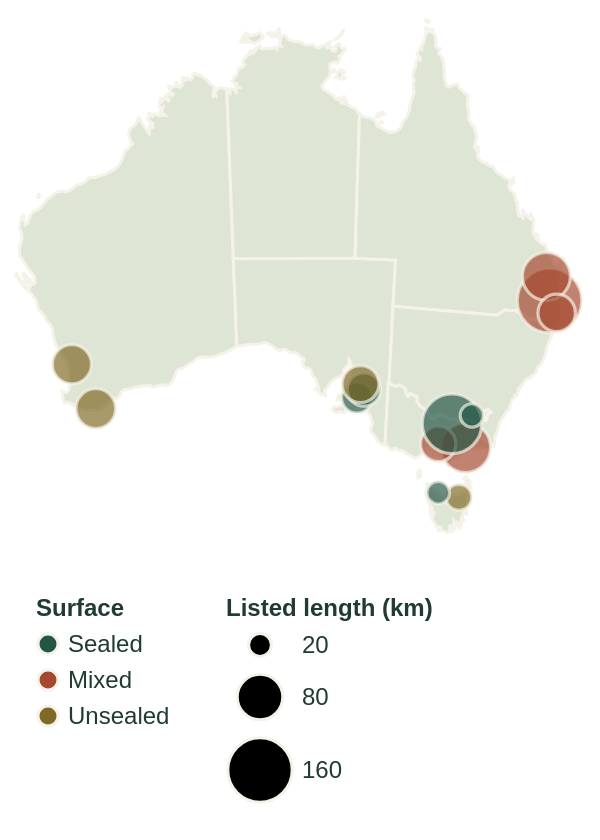

Write a Vega-Lite specification for this figure.
### Vega-Lite specification from a JSON file in a GitHub repository (floating-point values rounded to 4 significant figures; data arrays with more than 128 entries replaced by an {"elided": "..."} marker saying what was removed)
{"$schema": "https://vega.github.io/schema/vega-lite/v5.json", "width": "container", "autosize": {"type": "fit", "contains": "padding", "resize": true}, "config": {"background": "transparent", "font": "Arial", "view": {"stroke": null}, "axis": {"labelColor": "#526354", "titleColor": "#203b32", "gridColor": "#e1e4d9", "domain": false, "ticks": false, "labelFontSize": 12, "titleFontSize": 12, "titleFontWeight": "normal", "labelPadding": 8, "titlePadding": 12}, "legend": {"labelColor": "#203b32", "titleColor": "#203b32", "labelFontSize": 12, "titleFontSize": 12, "orient": "bottom", "padding": 10, "labelLimit": 270, "columns": 1}, "title": {"anchor": "start", "color": "#203b32", "fontSize": 15}, "text": {"fontSize": 12}}, "description": "Proportional-symbol map of 14 purposefully selected trail listings, not a national inventory. Area represents published trail length, not usage. Markers indicate representative trail locations.", "height": 420, "projection": {"type": "conicEqualArea", "parallels": [-18, -36], "rotate": [-134, 0, 0], "center": [0, -28]}, "params": [{"name": "surface", "value": "All"}, {"name": "highlight", "value": ""}], "layer": [{"data": {"values": [{"type": "Feature", "properties": {"name": "Western Australia", "state": "WA", "Week": 16.5, "Month": 25.9, "Year": 37.6}, "bbox": [112.9, -35.1, 129.0, -13.74], "geometry": {"type": "MultiPolygon", "coordinates": {"elided": "5 rows, 876 float values in total"}}}, {"type": "Feature", "properties": {"name": "Northern Territory", "state": "NT", "Week": 17.6, "Month": 27.5, "Year": 36.7}, "bbox": [129.0, -26.0, 138.0, -10.97], "geometry": {"type": "MultiPolygon", "coordinates": {"elided": "11 rows, 718 float values in total"}}}, {"type": "Feature", "properties": {"name": "South Australia", "state": "SA", "Week": 11.8, "Month": 21.3, "Year": 32.8}, "bbox": [129.0, -38.07, 141.0, -26.0], "geometry": {"type": "MultiPolygon", "coordinates": {"elided": "2 rows, 390 float values in total"}}}, {"type": "Feature", "properties": {"name": "Queensland", "state": "QLD", "Week": 14.1, "Month": 23.1, "Year": 32.9}, "bbox": [138.0, -29.14, 153.5, -10.05], "geometry": {"type": "MultiPolygon", "coordinates": {"elided": "15 rows, 862 float values in total"}}}, {"type": "Feature", "properties": {"name": "Tasmania", "state": "TAS", "Week": 13.8, "Month": 21.7, "Year": 31.1}, "bbox": [143.8, -43.62, 148.5, -39.58], "geometry": {"type": "MultiPolygon", "coordinates": {"elided": "9 rows, 528 float values in total"}}}, {"type": "Feature", "properties": {"name": "Victoria", "state": "VIC", "Week": 15.7, "Month": 24.4, "Year": 36.6}, "bbox": [141.0, -39.15, 149.9, -34.01], "geometry": {"type": "MultiPolygon", "coordinates": {"elided": "3 rows, 390 float values in total"}}}, {"type": "Feature", "properties": {"name": "Australian Capital Territory", "state": "ACT", "Week": 20, "Month": 31.3, "Year": 40.5}, "bbox": [148.8, -35.91, 149.4, -35.15], "geometry": {"type": "Polygon", "coordinates": [[[149.4, -35.33], [149.4, -35.36], [149.3, -35.35], [149.2, -35.38], [149.1, -35.44], [149.1, -35.51], [149.1, -35.58], [149.1, -35.61], [149.1, -35.83], [149.1, -35.91], [148.9, -35.89], [148.9, -35.82], [148.9, -35.74], [148.9, -35.75], [148.8, -35.71], [148.8, -35.64], [148.8, -35.49], [148.8, -35.31], [149.1, -35.15], [149.2, -35.18], [149.2, -35.22], [149.3, -35.27], [149.4, -35.33]]]}}, {"type": "Feature", "properties": {"name": "New South Wales", "state": "NSW", "Week": 14.8, "Month": 25.1, "Year": 33.9}, "bbox": [141.0, -37.5, 153.6, -28.14], "geometry": {"type": "Polygon", "coordinates": {"elided": "2 rows, 482 float values in total"}}}]}, "mark": {"type": "geoshape", "fill": "#dfe5d4", "stroke": "#f5f3e9", "strokeWidth": 1.5}}, {"data": {"values": [{"name": "Brisbane Valley Rail Trail", "state": "QLD", "km": 161, "surface": "Coarse gravel, Compacted earth, Fine gravel, Sealed", "lon": 152.7, "lat": -27.61, "url": "https://www.railtrails.org.au/trails/brisbane-valley-rail-trail/", "coordinate_note": "Source: embedded Rail Trails Australia trail map marker: Official start of the rail trail. Coordinates are a location pin; see source for formal trailhead and current route access.", "endpoints": "Wulkuraka to Yarraman", "status": "Trail Open", "accessed": "2026-10-15", "surface_group": "Mixed", "short_name": "Brisbane Valley"}, {"name": "Coast to Vines Rail Trail", "state": "SA", "km": 37, "surface": "Sealed", "lon": 138.5, "lat": -35.05, "url": "https://www.railtrails.org.au/trails/coast-to-vines-rail-trail/", "coordinate_note": "Source: embedded Rail Trails Australia trail map marker: Start of Trail near Marino Rocks Railway Station. Coordinates are a location pin; see source for formal trailhead and current route access.", "endpoints": "Marino Rocks to Willunga", "status": "Trail Open", "accessed": "2026-10-15", "surface_group": "Sealed", "short_name": "Coast to Vines"}, {"name": "Denmark – Nornalup Heritage Rail Trail", "state": "WA", "km": 61, "surface": "Coarse gravel, Compacted earth, Fine gravel", "lon": 117.5, "lat": -34.96, "url": "https://www.railtrails.org.au/trails/denmark-to-nornalup-including-wilsons-inlet-rail-trail/", "coordinate_note": "Source: embedded Rail Trails Australia trail map marker: Start of trail at Hay River. Coordinates are a location pin; see source for formal trailhead and current route access.", "endpoints": "Hay River, Denmark to Station Rd, Nornalup", "status": "Trail Partially open", "accessed": "2026-10-15", "surface_group": "Unsealed", "short_name": "Denmark – Nornalup Heritage"}, {"name": "East Gippsland Rail Trail", "state": "VIC", "km": 96, "surface": "Asphalt, Concrete, Fine gravel", "lon": 147.6, "lat": -37.82, "url": "https://www.railtrails.org.au/trails/east-gippsland-rail-trail/", "coordinate_note": "Source: embedded Rail Trails Australia trail map marker: The rail trail starts on the southern side of the Princes Hwy on McEacharn St. You can reach it from the Howitt Park playground car park via a path under the highway bridge.. Coordinates are a location pin; see source for formal trailhead and current route access.", "endpoints": "Bairnsdale to Orbost", "status": "Trail Open", "accessed": "2026-10-15", "surface_group": "Mixed", "short_name": "East Gippsland"}, {"name": "Kilkivan – Kingaroy Rail Trail", "state": "QLD", "km": 89, "surface": "Coarse gravel, Fine gravel, Sealed", "lon": 152.2, "lat": -26.08, "url": "https://www.railtrails.org.au/trails/kilkivan-kingaroy-rail-trail/", "coordinate_note": "Source: embedded Rail Trails Australia trail map marker: Station Site. Coordinates are a location pin; see source for formal trailhead and current route access.", "endpoints": "Kilkivan to Kingaroy", "status": "Trail Open", "accessed": "2026-10-15", "surface_group": "Mixed", "short_name": "Kilkivan – Kingaroy"}, {"name": "Warburton Rail Trail/Yarra Valley Trail", "state": "VIC", "km": 48, "surface": "Asphalt, Fine gravel", "lon": 145.4, "lat": -37.76, "url": "https://www.railtrails.org.au/trails/lilydale-to-warburton-yarra-valley-rail-trail/", "coordinate_note": "Source: embedded Rail Trails Australia trail map marker: Bike repair and e-bike charging stations. Coordinates are a location pin; see source for formal trailhead and current route access.", "endpoints": "Lilydale to Warburton and Yering", "status": "Trail Open", "accessed": "2026-10-15", "surface_group": "Mixed", "short_name": "Warburton/Yarra Valley Trail"}, {"name": "Murray to Mountains Rail Trail", "state": "VIC", "km": 137, "surface": "Asphalt", "lon": 146.3, "lat": -36.35, "url": "https://www.railtrails.org.au/trails/murray-to-mountains-rail-trail/", "coordinate_note": "Source: embedded Rail Trails Australia trail map marker: Parking. Coordinates are a location pin; see source for formal trailhead and current route access.", "endpoints": "Wangaratta to Bright, Yackandandah and Oxley; Rutherglen to Wahgunyah", "status": "Trail Open", "accessed": "2026-10-15", "surface_group": "Sealed", "short_name": "Murray to Mountains"}, {"name": "North-East Tasmania Rail Trail", "state": "TAS", "km": 26, "surface": "Compacted earth", "lon": 147.5, "lat": -41.16, "url": "https://www.railtrails.org.au/trails/north-east-tasmania-rail-trail/", "coordinate_note": "Source: embedded Rail Trails Australia trail map marker: Scottsdale Station site. Coordinates are a location pin; see source for formal trailhead and current route access.", "endpoints": "Scottsdale to Tulendeena (Billycock Hill)", "status": "Trail Open", "accessed": "2026-10-15", "surface_group": "Unsealed", "short_name": "North-East Tasmania"}, {"name": "North-West Tasmanian Coastal Pathway", "state": "TAS", "km": 20, "surface": "Asphalt, Bitumen, Concrete, Sealed", "lon": 145.7, "lat": -40.99, "url": "https://www.railtrails.org.au/trails/north-west-coastal-cycleway/", "coordinate_note": "Source: embedded Rail Trails Australia trail map marker: Wynyard railway station site. Coordinates are a location pin; see source for formal trailhead and current route access.", "endpoints": "Devonport to Wynyard", "status": "Trail Partially open", "accessed": "2026-10-15", "surface_group": "Sealed", "short_name": "NW Tasmanian Coastal Pathway"}, {"name": "Northern Rivers Rail Trail", "state": "NSW", "km": 54, "surface": "Asphalt, Concrete, Fine gravel", "lon": 153.4, "lat": -28.33, "url": "https://www.railtrails.org.au/trails/northern-rivers-rail-trail/", "coordinate_note": "Source: embedded Rail Trails Australia trail map marker: Murwillumbah Station Site. Coordinates are a location pin; see source for formal trailhead and current route access.", "endpoints": "Murwillumbah to Crabbes Creek and Lismore to Casino", "status": "Trail Open", "accessed": "2026-10-15", "surface_group": "Mixed", "short_name": "Northern Rivers"}, {"name": "Railway Reserves Heritage Trail", "state": "WA", "km": 59, "surface": "Coarse gravel, Compacted earth, Fine gravel", "lon": 116.1, "lat": -31.89, "url": "https://www.railtrails.org.au/trails/railway-reserves-heritage-trail/", "coordinate_note": "Source: first vertex of an existing trail segment in the embedded Rail Trails Australia map. Representative route location, not a verified formal trailhead.", "endpoints": "Bellevue to Wooroloo", "status": "Trail Open", "accessed": "2026-10-15", "surface_group": "Unsealed", "short_name": "Railway Reserves"}, {"name": "Barossa Rail Trail", "state": "SA", "km": 43, "surface": "Sealed", "lon": 139.0, "lat": -34.5, "url": "https://www.railtrails.org.au/trails/the-barossa-trail/", "coordinate_note": "Source: embedded Rail Trails Australia trail map marker: Angaston trailhead. Coordinates are a location pin; see source for formal trailhead and current route access.", "endpoints": "Gawler  to Angaston", "status": "Trail Open", "accessed": "2026-10-15", "surface_group": "Sealed", "short_name": "Barossa"}, {"name": "Riesling and Rattler Trails", "state": "SA", "km": 53, "surface": "Fine gravel", "lon": 138.8, "lat": -34.15, "url": "https://www.railtrails.org.au/trails/the-riesling-and-rattler-trail/", "coordinate_note": "Source: embedded Rail Trails Australia trail map marker: Trail Start/Finish. Coordinates are a location pin; see source for formal trailhead and current route access.", "endpoints": "Riverton to White Hut", "status": "Trail Open", "accessed": "2026-10-15", "surface_group": "Unsealed", "short_name": "Riesling and Rattler Trails"}, {"name": "Riverina Highlands (Tumbarumba) Rail Trail", "state": "NSW", "km": 21, "surface": "Sealed", "lon": 147.9, "lat": -35.67, "url": "https://www.railtrails.org.au/trails/tumbarumba-to-rosewood-riverina-highlands-rail-trail/", "coordinate_note": "Source: embedded Rail Trails Australia trail map marker: Rosewood railway station Site. Coordinates are a location pin; see source for formal trailhead and current route access.", "endpoints": "Rosewood   to Tumbarumba", "status": "Trail Open", "accessed": "2026-10-15", "surface_group": "Sealed", "short_name": "Tumbarumba"}]}, "transform": [{"filter": "surface === 'All' || datum.surface_group === surface"}], "mark": {"type": "circle", "opacity": 1, "stroke": "#f5f3e9", "strokeWidth": 1.6}, "encoding": {"longitude": {"field": "lon", "type": "quantitative"}, "latitude": {"field": "lat", "type": "quantitative"}, "size": {"field": "km", "type": "quantitative", "title": "Listed length (km)", "scale": {"domain": [0, 170], "range": [0, 1100]}, "legend": {"values": [20, 80, 160]}}, "color": {"field": "surface_group", "scale": {"domain": ["Sealed", "Mixed", "Unsealed"], "range": ["#245646", "#a4482f", "#806926"]}, "title": "Surface"}, "tooltip": [{"field": "name", "type": "nominal", "title": "Trail"}, {"field": "state", "type": "nominal", "title": "State"}, {"field": "km", "type": "quantitative", "title": "Listed length (km)"}, {"field": "surface", "type": "nominal", "title": "Published surfaces"}, {"field": "status", "type": "nominal", "title": "Status"}], "opacity": {"condition": [{"test": "highlight===''", "value": 0.68}, {"test": "datum.short_name===highlight", "value": 1}], "value": 0.14}}}]}
